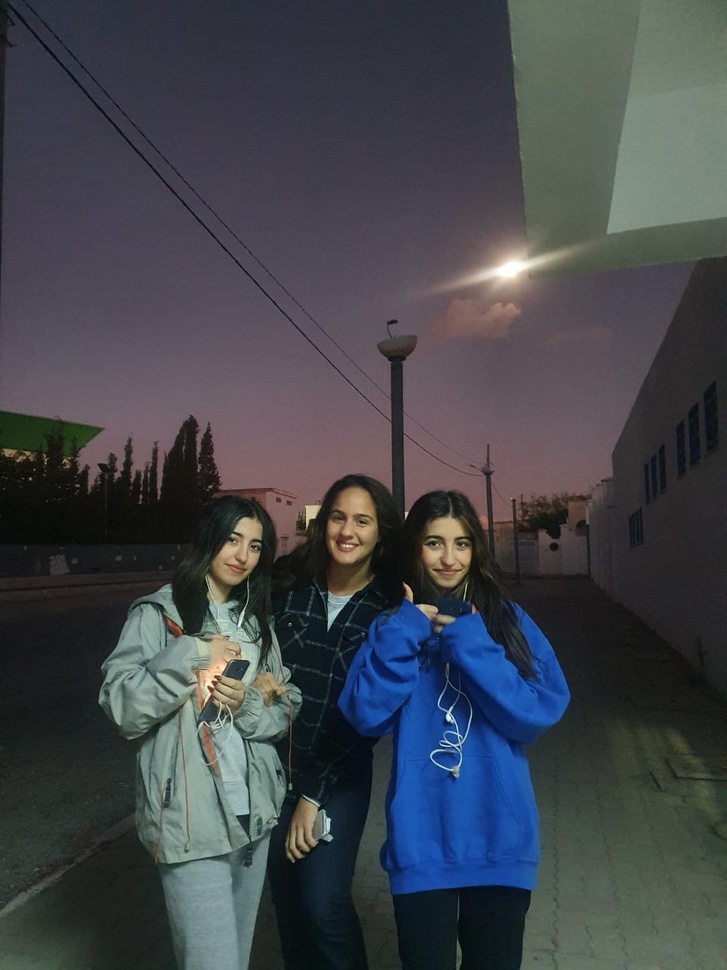
#> input picture assets/sis.jpg, 727 x 970 px, shrunk from 960 x 1280 before the run
$ python face_detect.py
#> lines starting #> are read from the running program, lines starting #| are printed output that depends on the picture; after the words box and inside, x2 and y2 are one past the last pixel; in counts of white or black regions, pixels touching at a corner belong together
"""Test the face detection """

import cv2


def main():
    # initialize front face classifier
    cascade = cv2.CascadeClassifier(
        "assets/haarcascade_frontalface_default.xml")

    frame = cv2.imread('assets/sis.jpg')
#> frame is the input picture: shape (970, 727, 3); mean B, G, R 75.1, 69.3, 66.2

    #convert to black and white

    gray = cv2.cvtColor(frame, cv2.COLOR_BGR2GRAY)
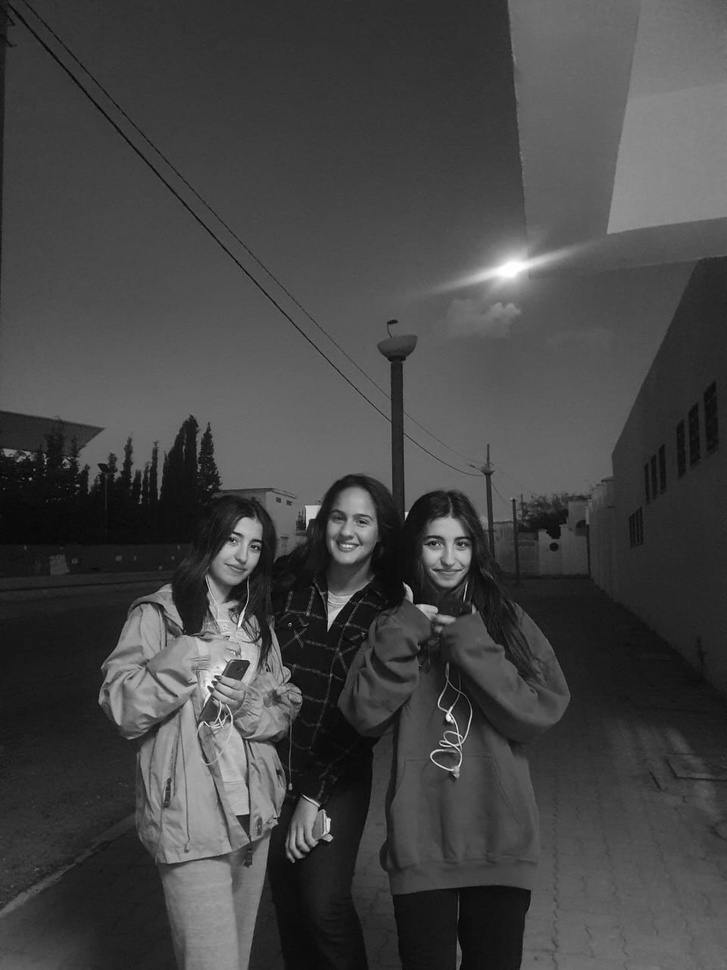
#> gray: shape (970, 727); min 1, max 255, mean 69
    blackwhite = cv2.equalizeHist(gray)
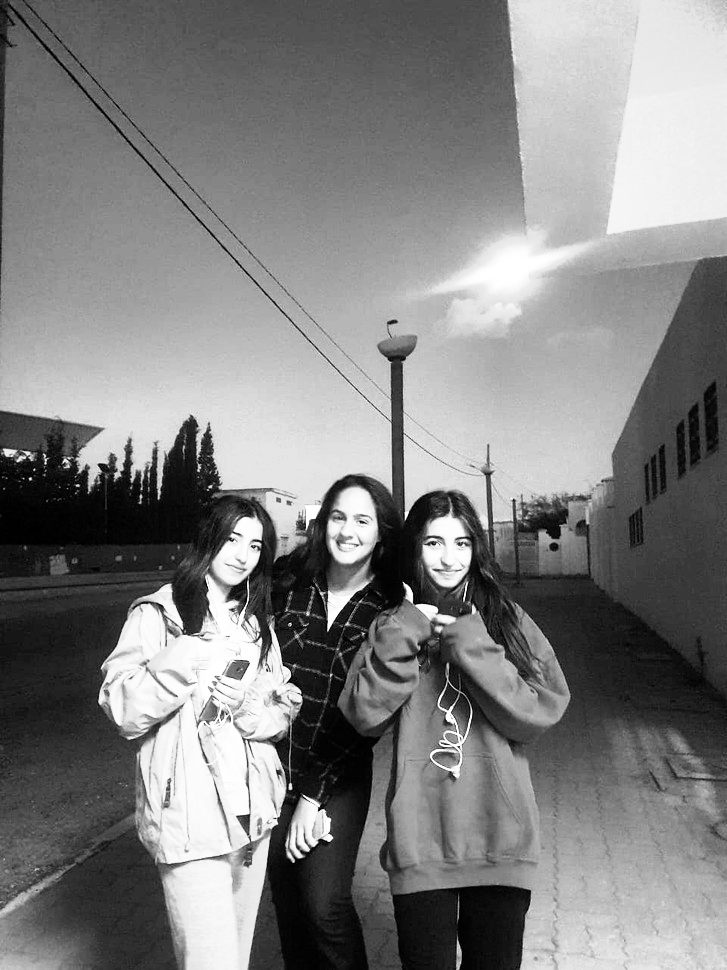
#> blackwhite: shape (970, 727); min 0, max 255, mean 128.6

    rects = cascade.detectMultiScale(
        blackwhite, scaleFactor=1.3, minNeighbors=4, minSize=(30, 30),
    flags=cv2.CASCADE_SCALE_IMAGE)
#> rects = [[317, 493, 68, 68], [414, 518, 68, 68]]

    for x, y, w, h in rects:
        cv2.rectangle(frame, (x, y), (x + w, y + h), (0, 255, 0), 2)
#> this loop made 2 passes
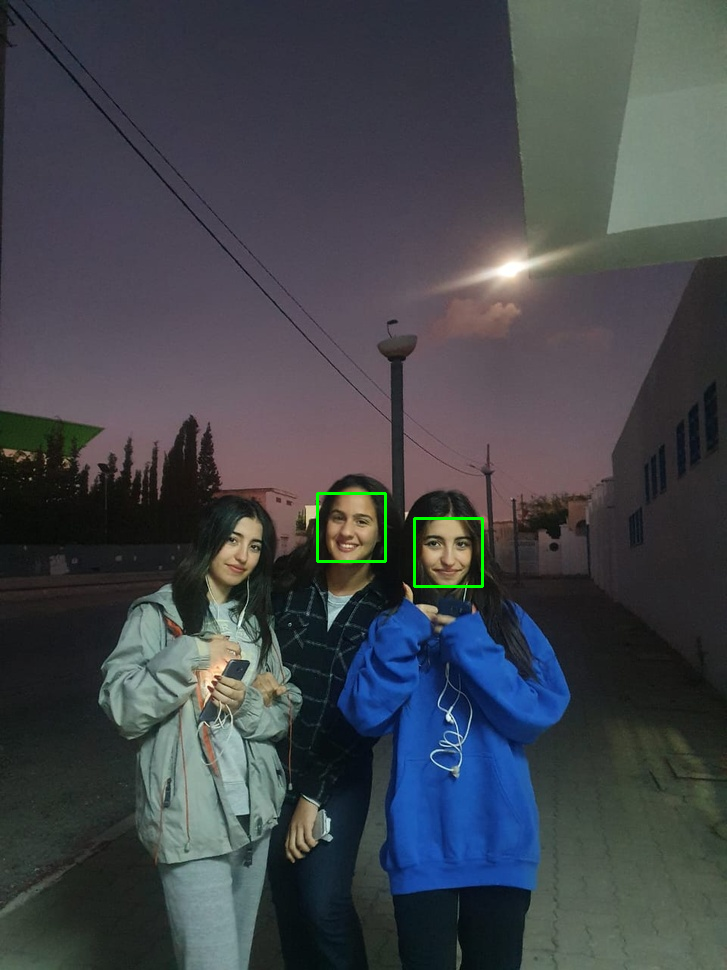
#> frame: shape (970, 727, 3); 0.23% of pixels changed, all inside (x1, y1, x2, y2) = (316, 492, 484, 588)

    cv2.imwrite('outputs/sis_detected.png', frame)


if __name__ == '__main__':
    main()

$ run again, with assets/me.jpg copied over assets/sis.jpg
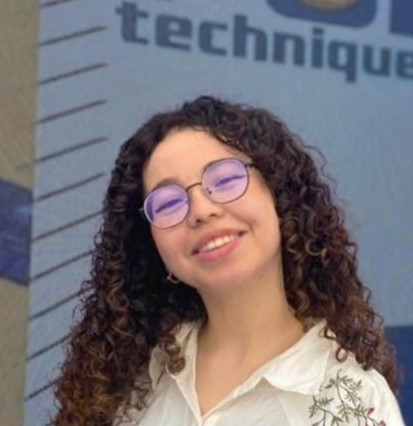
#> input picture assets/me.jpg, 413 x 426 px
#> in main, frame is the input picture: shape (426, 413, 3); mean B, G, R 117.8, 113.3, 119.2
#> in main, `blackwhite = cv2.equalizeHist(gray)`:
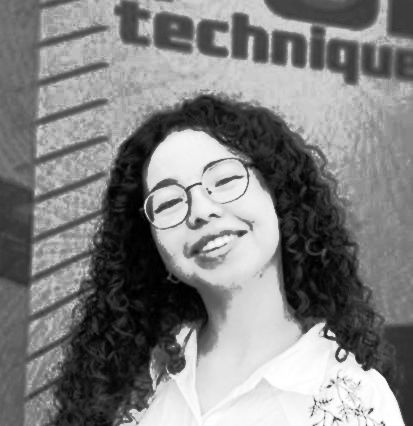
#> blackwhite: shape (426, 413); min 0, max 255, mean 128.8
#> rects = [[123, 128, 156, 156]]
#> the loop in main, `for x, y, w, h in rects:` made 1 pass
#> after the loop in main, `for x, y, w, h in rects:`:
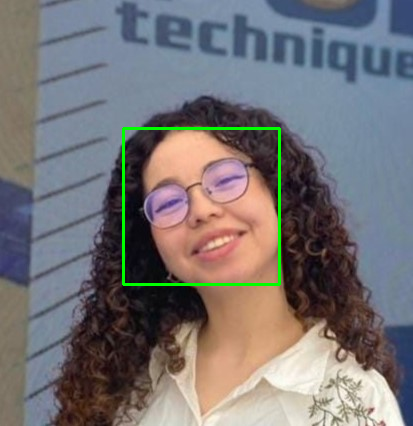
#> frame: shape (426, 413, 3); 1.06% of pixels changed, all inside (x1, y1, x2, y2) = (122, 127, 281, 286)
